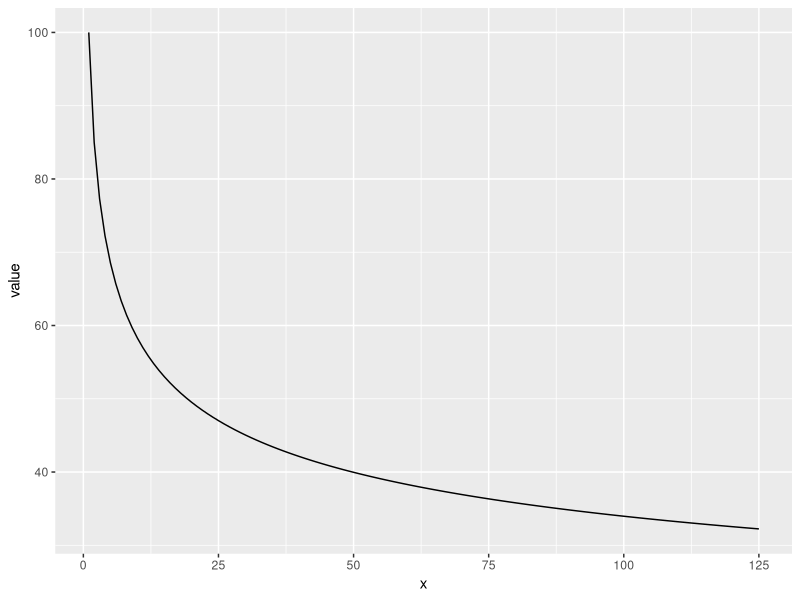
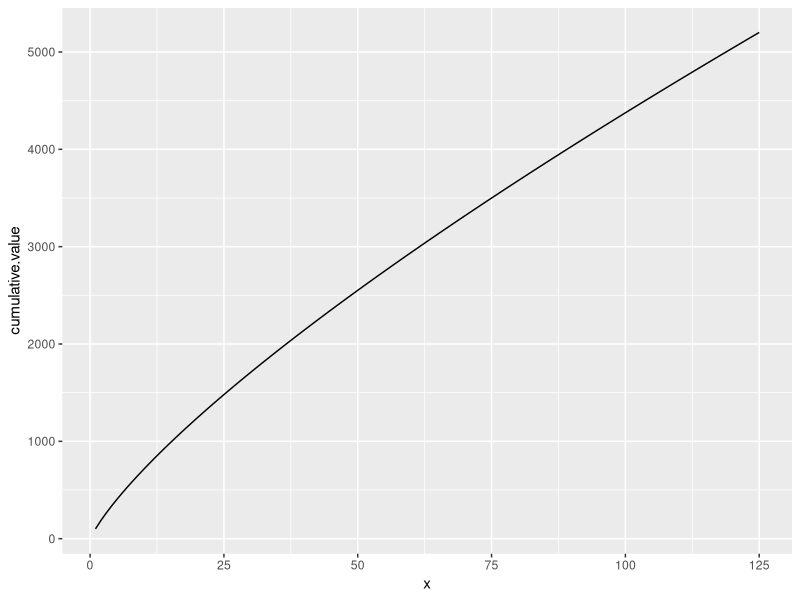
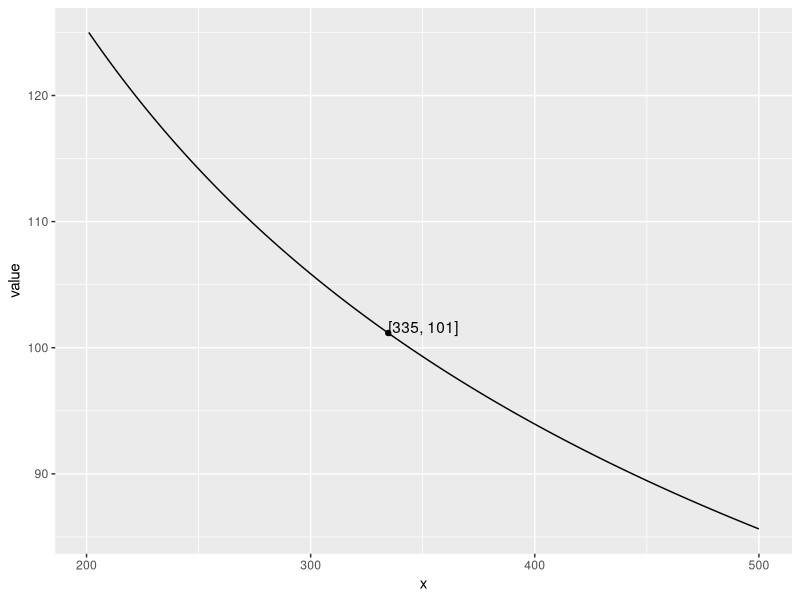
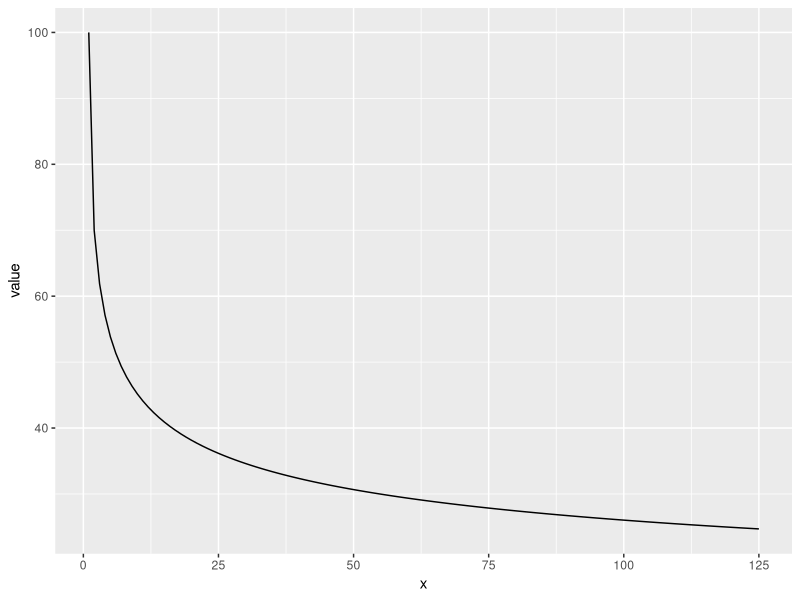
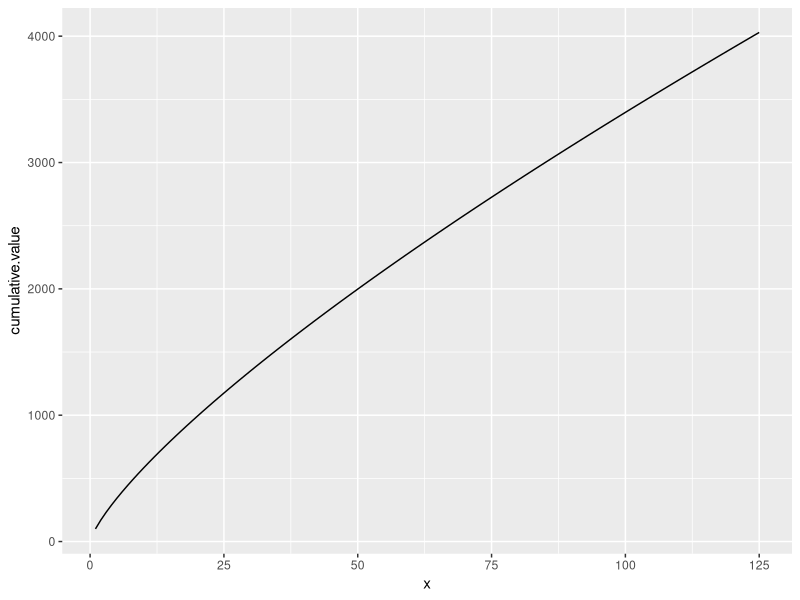
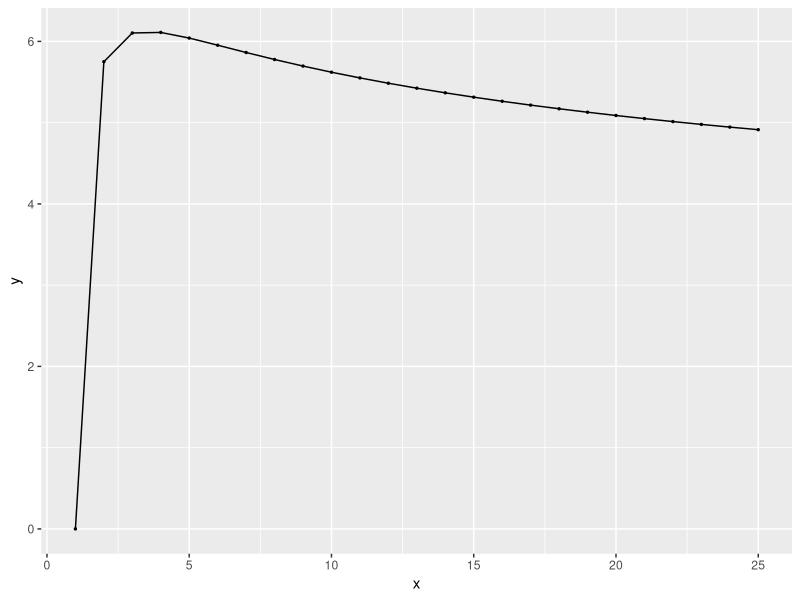
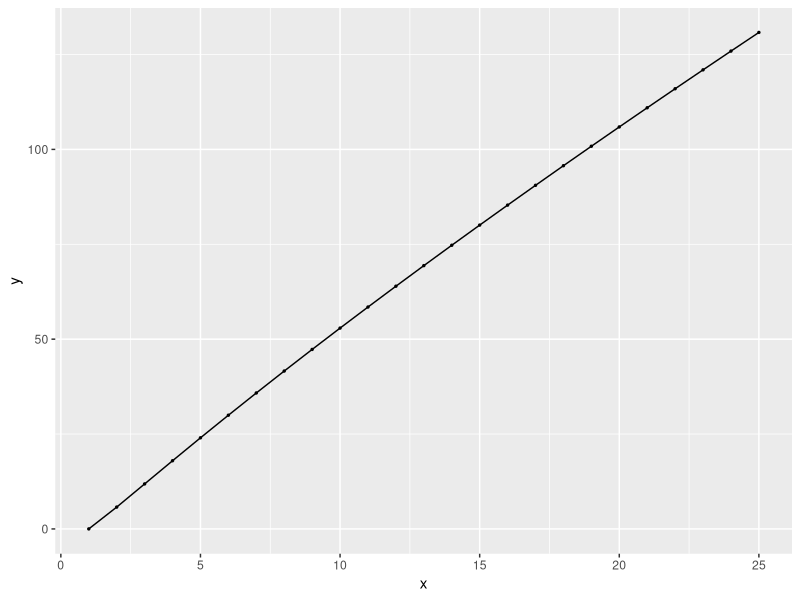

The R source for these figures, in order:
## ---- chunk 1
library(ggplot2)
## ---- chunk 2
unit_curve <- function(t, n, r, m = 1, na.rm = FALSE){
        
        if(!is.numeric(t) | !is.numeric(m) | !is.numeric(n) | !is.numeric(r)){
                stop('This function only works for numeric inputs!\n', 
                     'You have provided objects of the following classes:\n', 
                     't: ', class(t), '\n',
                     'm: ', class(m), '\n',
                     'n: ', class(n), '\n',
                     'r: ', class(r))
        }
        
        if(na.rm == TRUE) {
                t <- t[!is.na(t)]
                m <- m[!is.na(m)]
                n <- n[!is.na(n)]
                r <- r[!is.na(r)]
                
                warning('Any strings with NA were filtered. This may result in \n',
                        'unexpected recycling.')
        }
        
        b <- log(r)/log(2)
        y <- t * (n/m)^b
        
        return(y)
        
} 

plot_unit_curve <- function(t, m, n, r, model = "u", level = "u"){
        
        if(level != "u" & level != "c"){
                stop('Undefined specification for the level argument.' )
        }
        
        if(model == "u") {
                df <- data.frame(x = m:n, 
                                 value = unit_curve(t = t, m = m, n = m:n, r = r),
                                 cumulative.value = cumsum(unit_curve(t = t, m, n = m:n, r = r)))
                
                if(level == "u") {
                        ggplot(data = df, aes(x = x, y = value)) +
                                geom_line()
                } else {
                        ggplot(data = df, aes(x = x, y = cumulative.value)) +
                                geom_line()
                }
                
                
        } else if(model == "ca") {
                df <- data.frame(x = m:n, 
                                 value = ca_unit(t = t, m = m, n = m:n, r = r),
                                 cumulative.value = cumsum(ca_unit(t = t, m = m, n = m:n, r = r)))
                
                if(level == "u") {
                        ggplot(data = df, aes(x = x, y = value)) +
                                geom_line()
                } else {
                        ggplot(data = df, aes(x = x, y = cumulative.value)) +
                                geom_line()
                }
                
        } else if(model == "both") {
                df1 <- data.frame(x = m:n, 
                                  model = "unit model", 
                                  value = unit_curve(t = t, m = m, n = m:n, r = r),
                                  cumulative.value = cumsum(unit_curve(t = t, m, n = m:n, r = r)))
                
                df2 <- data.frame(x = m:n, 
                                  model = "ca model", 
                                  value = ca_unit(t = t, m = m, n = m:n, r = r),
                                  cumulative.value = cumsum(ca_unit(t = t, m = m, n = m:n, r = r)))
                
                df <- rbind(df1, df2)
                
                if(level == "u") {
                        ggplot(data = df, aes(x = x, y = value, color = model)) +
                                geom_line()
                } else{
                        ggplot(data = df, aes(x = x, y = cumulative.value, color = model)) +
                                geom_line()
                }
        }
        
}
## ---- chunk 3
unit_curve(t = 100, n = 125, r = .85)
## ---- chunk 4
plot_unit_curve(t = 100, m = 1, n = 125, r = .85, model = "u", level = "u")
## ---- chunk 5
unit_cum_exact <- function(t, n, r, m = 1, na.rm = FALSE){
        
        if(!is.numeric(t) | !is.numeric(m) | !is.numeric(n) | !is.numeric(r)){
                stop('This function only works for numeric inputs!\n', 
                     'You have provided objects of the following classes:\n', 
                     't: ', class(t), '\n',
                     'm: ', class(n), '\n',
                     'n: ', class(n), '\n',
                     'r: ', class(r))
        }
        
        if( m > n ){
                stop('This function calculates the cumulative hours/costs between \n',
                     'm and n; consequenctly, n must be larger than m.')
        }
        
        if(na.rm == TRUE) {
                t <- t[!is.na(t)]
                m <- m[!is.na(m)]
                n <- n[!is.na(n)]
                r <- r[!is.na(r)]
                
                warning('Any strings with NA were filtered. This may result in \n',
                        'unexpected recycling.')
        }
        
        b <- log(r)/log(2)
        t1 <- t/(m^b)
        
        i <- m:n
        y <- t1 * i^b

        return(sum(y))
        
}
## ---- chunk 6
unit_cum_exact(t = 100, n = 125, r = .85)
## ---- chunk 7
unit_cum_appx <- function(t, n, r, m = 1, na.rm = FALSE){
        
        if(!is.numeric(t) | !is.numeric(m) | !is.numeric(n) | !is.numeric(r)){
                stop('This function only works for numeric inputs!\n', 
                     'You have provided objects of the following classes:\n', 
                     't: ', class(t), '\n',
                     'm: ', class(n), '\n',
                     'n: ', class(n), '\n',
                     'r: ', class(r))
        }
        
        if( m > n ){
                stop('This function approximates the cumulative hours/costs between \n',
                     'm and n; consequently, n must be larger than m.')
        }
        
        if(na.rm == TRUE) {
                t <- t[!is.na(t)]
                m <- m[!is.na(m)]
                n <- n[!is.na(n)]
                r <- r[!is.na(r)]
                
                warning('Any strings with NA were filtered. This may result in \n',
                        'unexpected recycling.')
        }
        
        b <- log(r)/log(2)
        c <- 1 + b
        t1 <- t/(m^b)
        
        y <- (t1 / c) * (((n + 0.5)^(c)) - ((m - 0.5)^(c)))
        
        return(y)
        
}  
## ---- chunk 8
unit_cum_appx(t = 100, n = 125, r = .85)
## ---- chunk 9
system.time(unit_cum_exact(t = 100, n = 1000000, r = .85))

system.time(unit_cum_appx(t = 100, n = 1000000, r = .85))
## ---- chunk 10
plot_unit_curve(t = 100, m = 1, n = 125, r = .85, model = "u", level = "c")
## ---- chunk 11
unit_midpoint <- function(m, n, r, na.rm = FALSE){
        
        if(!is.numeric(m) | !is.numeric(n) | !is.numeric(r)){
                stop('This function only works for numeric inputs!\n', 
                     'You have provided objects of the following classes:\n', 
                     'm: ', class(n), '\n',
                     'n: ', class(n), '\n',
                     'r: ', class(r))
        }
        
        if( m > n ){
                stop('This function approximates the "midpoint" or average unit between \n',
                     'm and n; consequently, n must be larger than m.')
        }
        
        if(na.rm == TRUE) {
                m <- m[!is.na(m)]
                n <- n[!is.na(n)]
                r <- r[!is.na(r)]
                
                warning('Any strings with NA were filtered. This may result in \n',
                        'unexpected recycling.')
        }
        
        b <- log(r)/log(2)
        c <- 1 + b

        k <- (((n + 0.5)^(c) - (m - 0.5)^(c)) / ((c) * (n - m + 1)))^(1/b)
        
        return(k)
        
} 
## ---- chunk 12
unit_midpoint(m = 201, n = 500, r = .75)
## ---- chunk 13
unit_block_summary <- function(t, m, n, r, na.rm = FALSE){
        
        if(!is.numeric(t) | !is.numeric(m) | !is.numeric(n) | !is.numeric(r)){
                stop('This function only works for numeric inputs!\n', 
                     'You have provided objects of the following classes:\n', 
                     't: ', class(t), '\n',
                     'm: ', class(n), '\n',
                     'n: ', class(n), '\n',
                     'r: ', class(r))
        }
        
        if( m > n ){
                stop('This function caculates summary statistics for the production block between \n',
                     'm and n; consequently, n must be larger than m.')
        }
        
        if(na.rm == TRUE) {
                t <- t[!is.na(t)]
                m <- m[!is.na(m)]
                n <- n[!is.na(n)]
                r <- r[!is.na(r)]
                
                warning('Any strings with NA were filtered. This may result in \n',
                        'unexpected recycling.')
        }
        
        b <- log(r)/log(2)
        c <- 1 + b
        t1 <- t/(m^b)
        
        k <- (((n + 0.5)^(c) - (m - 0.5)^(c)) / ((c) * (n - m + 1)))^(1/b)
        t_k <- unit_curve(t = t1, n = k, r = r)
        block_units <- n - m + 1
        block_hours <- t_k * block_units
        
        y <- list(`block units` = block_units,
                  `block hours` = block_hours,
                  `midpoint unit` = k,
                  `midpoint hours` = t_k)
        return(y)
        
}  
## ---- chunk 14
unit_block_summary(t = 125, m = 201, n = 500, r = .75)
## ---- chunk 15
plot_block_summary <- function(t, m, n, r){
        
        df <- data.frame(x = m:n, value = unit_curve(t = t, m = m, n = m:n, r = r))
        
        midpoint <- data.frame(x = unit_block_summary(t, m, n, r)[[3]],
                               value = unit_block_summary(t, m, n, r)[[4]],
                               label = paste0("[", round(unit_block_summary(t, m, n, r)[[3]]), ", ", round(unit_block_summary(t, m, n, r)[[4]]), "]"))
        
        ggplot(df, aes(x = x, y = value)) +
                geom_line() +
                geom_point(data = midpoint, aes(x = x, y = value)) +
                geom_text(data = midpoint, aes(x = x, y = value, label = label), 
                          hjust = 0, vjust = 0)
}
## ---- chunk 16
plot_block_summary(t = 125, m = 201, n = 500, r = .75)
## ---- chunk 17
ca_unit <- function(t, n, r, m = 1, na.rm = FALSE){
        
        if(!is.numeric(t) | !is.numeric(m) |!is.numeric(n) | !is.numeric(r)){
                stop('This function only works for numeric inputs!\n', 
                     'You have provided objects of the following classes:\n', 
                     't: ', class(t), '\n',
                     'n: ', class(n), '\n',
                     'n: ', class(n), '\n',
                     'r: ', class(r))
        }
        
        if(na.rm == TRUE) {
                t <- t[!is.na(t)]
                m <- m[!is.na(m)]
                n <- n[!is.na(n)]
                r <- r[!is.na(r)]
                
                warning('Any strings with NA were filtered. This may result in \n',
                        'unexpected recycling.')
        }
        
        b <- log(r)/log(2)
        c <- 1 + b
        
        y <- t * ((n^c - (n-1)^c)) / (m^c - (m-1)^c)
        
        return(y)
}
## ---- chunk 18
ca_unit(t = 110, m = 1, n = 2200, r = .885)
## ---- chunk 19
plot_unit_curve(t = 100, m = 1, n = 125, r = .85, model = "ca", level = "u")
## ---- chunk 20
ca_block <- function(t, n, r, m = 1, na.rm = FALSE){
        
        if(!is.numeric(t) | !is.numeric(m) | !is.numeric(n) | !is.numeric(r)){
                stop('This function only works for numeric inputs!\n', 
                     'You have provided objects of the following classes:\n', 
                     't: ', class(t), '\n',
                     'm: ', class(m), '\n',
                     'n: ', class(n), '\n',
                     'r: ', class(r))
        }
        
        if( m > n ){
                stop('This function computes the total hours/costs for a production block for \n',
                     'units m through n; consequently, n must be larger than m.')
        }
        
        if(na.rm == TRUE) {
                t <- t[!is.na(t)]
                m <- m[!is.na(m)]
                n <- n[!is.na(n)]
                r <- r[!is.na(r)]
                
                warning('Any strings with NA were filtered. This may result in \n',
                        'unexpected recycling.')
        }
        
        b <- log(r)/log(2)
        c <- 1 + b
        y <- t * (n^c - (m-1)^c)
        
        return(y)
}
## ---- chunk 21
ca_block(t = 75, m = 201, n = 250, r = .85)
## ---- chunk 22
plot_unit_curve(t = 100, m = 1, n = 125, r = .85, model = "ca", level = "c")
## ---- chunk 23
delta <- function(t, m, n, r, level = "u") {
        
        d <- unit_curve(t = t, m = m, n = m:n, r = r) - ca_unit(t = t, m = m, n = m:n, r = r)
        
        if(level == "u") {
                y <- d
        }
        
        if(level == "c") {
                y <- cumsum(d)
        }
        
        if(level != "u" & level != "c"){
                stop('Undefined specification for the level argument.' )
        }
        
        return(y)
}

plot_delta <- function(t, m, n, r, level = "u"){
        
        if(level != "u" & level != "c"){
                stop('Undefined specification for the level argument.' )
        }
        
        if(level == "u") {
                df <- data.frame(x = m:n, y = delta(t = t, m = m, n = n, r = r, level = "u"))
                
                y <- ggplot(df, aes(x = x, y = y)) +
                        geom_line()
                
                if(n < 100) y <- y + geom_point(size = .5)
                
        } 
        
        if(level == "c") {
                df <- data.frame(x = m:n, y = delta(t = t, m = m, n = n, r = r, level = "c"))
                
                y <- ggplot(df, aes(x = x, y = y)) +
                        geom_line()
                
                if(n < 100) y <- y + geom_point(size = .5)
        }
        
        return(y)
}
## ---- chunk 24
delta(t = 50, m = 1, n = 25, r = .885, level = "u")

plot_delta(t = 50, m = 1, n = 25, r = .885, level = "u")
## ---- chunk 25
delta(t = 50, m = 1, n = 25, r = .885, level = "c")

plot_delta(t = 50, m = 1, n = 25, r = .885, level = "c")
## ---- chunk 26
cum_error <- function(n, r1, r2){
        
        if(!is.numeric(n) | !is.numeric(r1) | !is.numeric(r2)){
                stop('This function only works for numeric inputs!\n', 
                     'You have provided objects of the following classes:\n', 
                     'n: ', class(n), '\n',
                     'r1: ', class(r1), '\n',
                     'r2: ', class(r2))
        }
        
        if(r1 == r2){
                return('The learning curve rates you are comparing are the same.')
        }
        
        b1 <- log(r1)/log(2)
        b2 <- log(r2)/log(2)
        
        y <- n^(b2 - b1) - 1

        return(y)
        
}
## ---- chunk 27
cum_error(n = 250, r1 = .85, r2 = .87)
## ---- chunk 28
agg_curve <- function(t, r, n, na.rm = FALSE){
        
        if(!is.numeric(t) | !is.numeric(n) | !is.numeric(r)){
                stop('This function only works for numeric inputs!\n', 
                     'You have provided objects of the following classes:\n', 
                     't: ', class(t), '\n',
                     'n: ', class(n), '\n',
                     'r: ', class(r))
        }
        
        if(na.rm == TRUE) {
                t <- t[!is.na(t)]
                n <- n[!is.na(n)]
                r <- r[!is.na(r)]
                
                warning('Any strings with NA were filtered. This may result in \n',
                        'unexpected recycling.')
        }
        
        H <- sum(t)
        
        b <- log(r)/log(2)
        c <- 1 + b
        hours_i <- t * n^c
        hours_all <- sum(hours_i)
        
        B <- (log(hours_all) - log(H)) / log(n)
        
        y <- H*n^B
        
        return(y)
}
## ---- chunk 29
t <- c(70, 45, 25)
r <- c(.85, .87, .80)

agg_curve(t = t, r = r, n = 300)
## ---- chunk 30
natural_slope <- function(r, na.rm = FALSE){
        
        if(!is.numeric(r)){
                stop('This function only works for numeric inputs!\n', 
                     'You have provided a rate in the form of a ',class(r))
        }
        
        if(na.rm == TRUE) {
                r <- r[!is.na(r)]
        }
        
        b <- log(r)/log(2)
        
        return(b)
        
} 
## ---- chunk 31
natural_slope(r = c(.80, .85, .90))
## ---- chunk 32
lc_rate <- function(b, na.rm = FALSE){
        
        if(!is.numeric(b)){
                stop('This function only works for numeric inputs!\n', 
                     'You have provided a natural slope in the form of a ',class(b))
        }
        
        if(na.rm == TRUE) {
                b <- b[!is.na(b)]
        }
        
        y = 10^(b * log10(2) + 2)/100
        
        return(y)
}
## ---- chunk 33
lc_rate(b = c(-.19, -.22, -.25))
